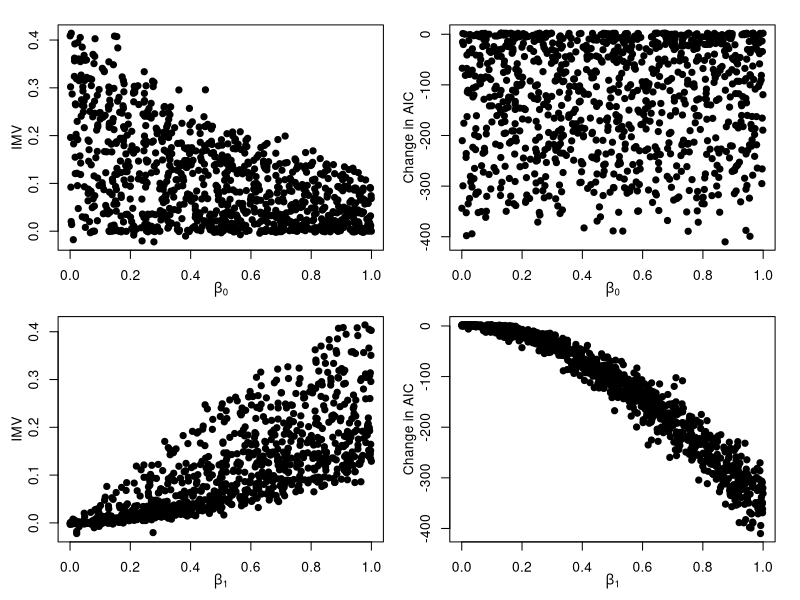

Generate this figure with R:
simdata<-function(N,b0,b1,b2) {
    gen.data<-function(x,z,b0=0,b1=.5,b2=1) {
        k<-exp(b0+b1*x+b2*z)
        #k<-exp(.3+.5*x+.2*z)
        p<-k/(1+k)
        y<-rbinom(length(x),1,p)
        y
    }
    ##
    x<-rnorm(N)
    z<-rnorm(N)
    train<-data.frame(x=x,y=gen.data(x,b0=b0,b1=b1,b2=b2,z=z),z=z)
    x<-rnorm(N)
    z<-rnorm(N)
    test<-data.frame(x=x,y=gen.data(x,b0=b0,b1=b1,b2=b2,z=z),z=z)
    list(train=train,test=test)
}


simfun<-function(df.tr,df.test,fm1,fm2) {
    ll<-function(x,p) {
        z<-log(p)*x+log(1-p)*(1-x)
        z<-sum(z)/length(z)
        exp(z)
    }    
    f<-function(p,a) abs(p*log(p)+(1-p)*log(1-p)-log(a))
    ##
    m0<-glm(fm1,df.tr,family="binomial") #baseline
    m1<-glm(fm2,df.tr,family="binomial")
    prev<-mean(df.tr$y)
    #get predictions in new data
    y<-df.test$y
    p0<-predict(m0,type="response",data.frame(x=df.test$x,z=df.test$z))
    p1<-predict(m1,type="response",data.frame(x=df.test$x,z=df.test$z))
    a0<-ll(x=y,p=p0)
    a1<-ll(x=y,p=p1)
    print(c(a0,a1))
    coin0<-nlminb(.5,f,lower=0.001,upper=.999,a=a0)$par
    coin1<-nlminb(.5,f,lower=0.001,upper=.999,a=a1)$par
    ##the single-blind bet
    ew<-(coin1-coin0)/coin0
    ##r2
    ## r2<-1-sum((y-p1)^2)/sum((y-mean(df.tr$y))^2)
    ## #r2.0<-1-sum((y-p0)^2)/sum((y-mean(df.tr$y))^2)
    ## #r2.del<-(r2-r2.0)/r2.0
    ## ##auc
    ## library(pROC)
    ## #ro<-roc(y,p1)
    ## au<-pROC::auc(response=y,predictor=p1)
    ## #ro0<-roc(y,p0)
    ## #au.del<-(au-auc(ro0))/auc(ro0)
    ## ##f1
    ## library(MLmetrics)
    ## pred<-ifelse(p1>.5,1,0)
    ## if (length(unique(pred))==1) f1<-NA else f1<-F1_Score(y_pred=pred, y_true=y)
    ##
    tr<-list(prev=prev,ew=ew,aic1=m1$aic,aic0=m0$aic)
                                        #ew2=ew2,
             #r2=r2,
             #r2.del=r2.del,
             #auc=au,
             #auc.del=au.del,
             #f1=f1
    #)
    unlist(tr)
}


pf<-function(b,mat,ylim=c(0,1),...) {
    labels<-list(ew="IMV",
                 ew0="IMV",
                 r2=expression(R^2),
                 f1=expression(F[1]),
                 auc="AUC")
    lp<-function(x,y) {
        m<-loess(y~x)
        tmp<-cbind(m$x,fitted(m))
        tmp[order(tmp[,1]),]
    }
    plot(NULL,xlim=c(min(0,min(b)),1.27*max(b)),ylim=ylim,...) #,mat$ew,pch=19,cex=0,col=c1,ylim=c(0,1),xlab=expression(beta[0]),ylab=paste("Metric (alt=",nm,")",sep=""))
    for (nm in names(mat)) {
        tmp<-lp(b,mat[[nm]])
        lines(tmp,lwd=2,col=ifelse(nm %in% c('ew',"ew0"),'red','blue'))
        nn<-nrow(tmp)
        nm2<-gsub(".del","",nm,fixed=TRUE)
        nm2<-gsub(".diff","",nm2,fixed=TRUE)
        iii<-match(nm2,names(labels))
        text(tmp[nn,1],tmp[nn,2],labels[[iii]],col=ifelse(nm2 %in% c('ew',"ew0"),'red','blue'),pos=4)
    }
    NULL
}


             
nsamp<-1000
set.seed(10101010)
b0La<-runif(nsamp,min=0,max=1)
b1La<-runif(nsamp,min=0,max=1)
b2La<-rep(.3,length(b1La)) #runif(nsamp,min=1,max=5)
dat1<-list()
for (i in 1:length(b0La)) simdata(N=2000,b0=b0La[i],b1=b1La[i],b2=b2La[i])->dat1[[i]]
##
results<-list()
for (i in 1:length(dat1)) {
    r1<-simfun(df.tr=dat1[[i]]$train,df.test=dat1[[i]]$test,fm1="y~1",fm2="y~x")
    results[[i]]<-c(b0=b0La[i],b1=b1La[i],b2=b2La[i],r1)
}
mat.noz<-data.frame(do.call("rbind",results))

pdf("/home/bd/Dropbox/Apps/Overleaf/BinaryPrediction/sim_aic.pdf",width=6,height=5)
par(mfrow=c(2,2),mgp=c(2,1,0),mar=c(3,3,1,1),oma=rep(.5,4),pch=19)
plot(mat.noz$b0,mat.noz$ew,xlab=expression(beta[0]),ylab="IMV")
plot(mat.noz$b0,mat.noz$aic1-mat.noz$aic0,xlab=expression(beta[0]),ylab="Change in AIC")
plot(mat.noz$b1,mat.noz$ew,ylab="IMV",xlab=expression(beta[1]))
plot(mat.noz$b1,mat.noz$aic1-mat.noz$aic0,ylab="Change in AIC",xlab=expression(beta[1]))
dev.off()


##                                         #pf(mat.noz$b0,mat.noz[,c("ew","r2","auc","f1")],xlab=expression(beta[0]),ylab="Metric")
## #pf(mat.noz$b1,mat.noz[,c("ew","r2","auc","f1")],xlab=expression(beta[1]),ylab="Metric")
## #dev.off()

## gendata<-function(b0Lb,b1Lb,b2Lb) {
##     nsamp<-length(b0Lb)
##     dat2<-list()
##     for (i in 1:length(b0Lb)) simdata(N=2000,b0=b0Lb[i],b1=b1Lb[i],b2=b2Lb[i])->dat2[[i]]
##     ##
##     base0<-base<-results<-list()
##     for (i in 1:length(dat2)) {
##         r2<-simfun(df.tr=dat2[[i]]$train,df.test=dat2[[i]]$test,fm1="y~x",fm2="y~x+z")
##         results[[i]]<-c(b0=b0Lb[i],b1=b1Lb[i],b2=b2Lb[i],r2)
##         r1<-simfun(df.tr=dat2[[i]]$train,df.test=dat2[[i]]$test,fm1="y~1",fm2="y~x")
##         r20<-simfun(df.tr=dat2[[i]]$train,df.test=dat2[[i]]$test,fm1="y~1",fm2="y~x+z")
##         base[[i]]<-r1
##         base0[[i]]<-r20
##     }
##     base<-data.frame(do.call("rbind",base))
##     base0<-data.frame(do.call("rbind",base0))
##     mat.wz<-data.frame(do.call("rbind",results))
##     mat.wz$r2.del<-(mat.wz$r2-base$r2)/base$r2
##     mat.wz$auc.del<-(mat.wz$auc-base$auc)/base$auc
##     mat.wz$f1.del<-(mat.wz$f1-base$f1)/base$f1
##     mat.wz$r2.diff<-(mat.wz$r2-base$r2)
##     mat.wz$auc.diff<-(mat.wz$auc-base$auc)
##     mat.wz$f1.diff<-(mat.wz$f1-base$f1)
##     mat.wz$ew0<-base0$ew
##     mat.wz
## }
## nsamp<-1000
## ##
## set.seed(10101010)
## b0Lb<-rep(0,nsamp)
## b1Lb<-rep(.5,nsamp)
## b2Lb<-runif(nsamp,min=0,max=1)
## mat.wz1<-gendata(b0Lb,b1Lb,b2Lb)
## ##
## set.seed(10101010)
## b0Lb<-rep(0.5,nsamp)
## b1Lb<-rep(.5,nsamp)
## b2Lb<-runif(nsamp,min=0,max=1)
## mat.wz2<-gendata(b0Lb,b1Lb,b2Lb)
## ##
## ##
## set.seed(10101010)
## b0Lb<-rep(0.5,nsamp)
## b1Lb<-rep(.1,nsamp)
## b2Lb<-runif(nsamp,min=0,max=1)
## mat.wz3<-gendata(b0Lb,b1Lb,b2Lb)

## #pdf("/home/bd/Dropbox/Apps/Overleaf/BinaryPrediction/sim2B.pdf",width=6,height=4.5)
## #layout(matrix(c(1,1,2,3),2,2,byrow=FALSE))
## par(mfcol=c(2,3),mgp=c(2,1,0),mar=c(3,3,1,1),oma=rep(.5,4))
## pf(mat.wz1$b2,mat.wz1[,c("ew0","r2","auc","f1")],xlab=expression(beta[2]),ylab="Metric")
## legend("topleft",bty='n',legend=c(expression(paste(beta[0],"=0")),expression(paste(beta[1],"=0.5"))))
## pf(mat.wz1$b2,mat.wz1[,c("ew","r2.diff","auc.diff","f1.diff")],xlab=expression(beta[2]),ylab="Metric (difference)",ylim=c(0,.6))
## pf(mat.wz2$b2,mat.wz2[,c("ew0","r2","auc","f1")],xlab=expression(beta[2]),ylab="Metric")
## legend("topleft",bty='n',legend=c(expression(paste(beta[0],"=0.5")),expression(paste(beta[1],"=0.5"))))
## pf(mat.wz2$b2,mat.wz2[,c("ew","r2.diff","auc.diff","f1.diff")],xlab=expression(beta[2]),ylab="Metric (difference)",ylim=c(0,.6))
## pf(mat.wz3$b2,mat.wz3[,c("ew0","r2","auc","f1")],xlab=expression(beta[2]),ylab="Metric")
## legend("topleft",bty='n',legend=c(expression(paste(beta[0],"=0.5")),expression(paste(beta[1],"=0.1"))))
## pf(mat.wz3$b2,mat.wz3[,c("ew","r2.diff","auc.diff","f1.diff")],xlab=expression(beta[2]),ylab="Metric (difference)",ylim=c(0,.6))
## #dev.off()
